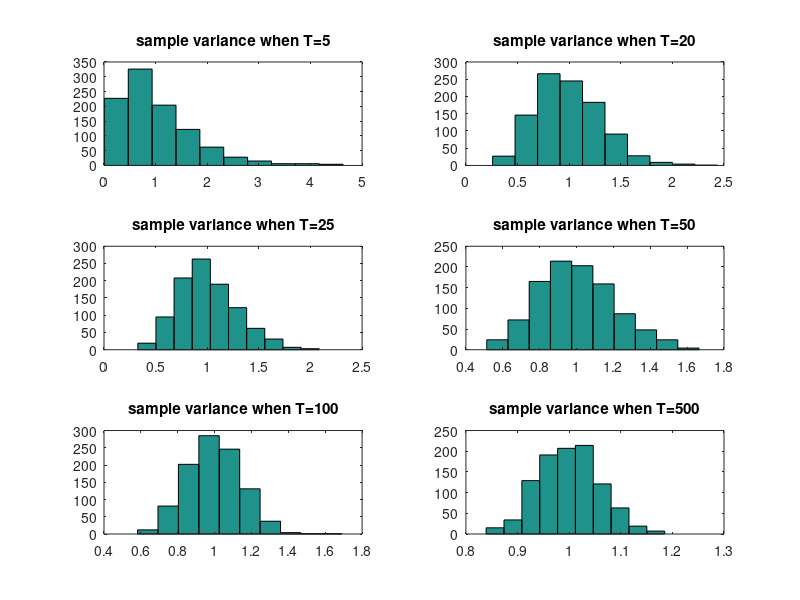
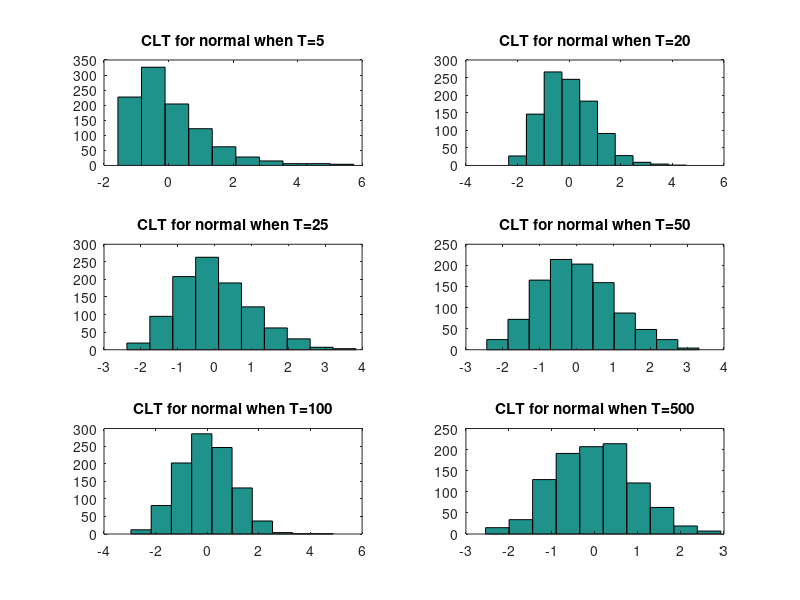
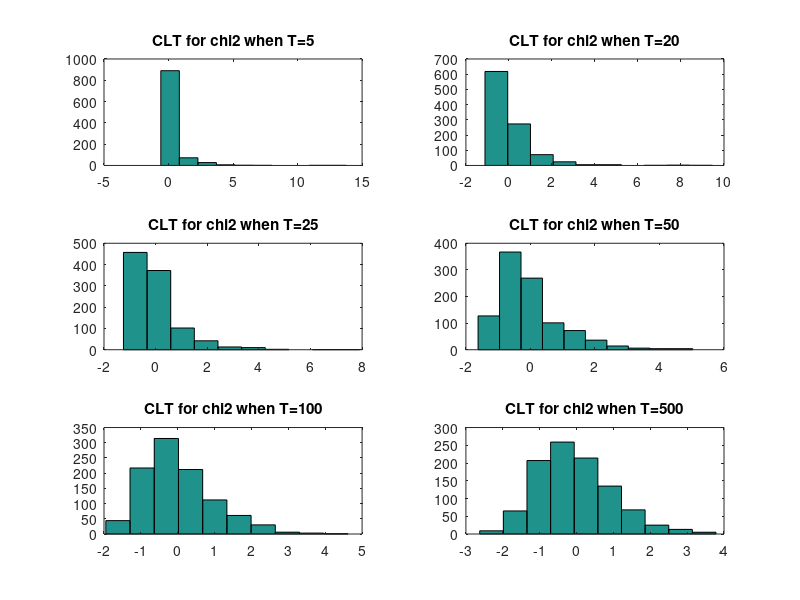

These charts were generated, in order, by the following MATLAB code: (Note: this script raises an error after producing the figures.)
fid = fopen('results.txt','w');
% ------------------------- 1.a-----------------------------------------------------
%build 6 random array
var5n=var(randn(5,1000));
var20n=var(randn(20,1000));
var25n=var(randn(25,1000));
var50n=var(randn(50,1000));
var100n=var(randn(100,1000));
var500n=var(randn(500,1000));
%plot them
subplot(3,2,1),hist(var5n);
title('sample variance when T=5');
subplot(3,2,2),hist(var20n);
title('sample variance when T=20');
subplot(3,2,3),hist(var25n);
title('sample variance when T=25');
subplot(3,2,4),hist(var50n);
title('sample variance when T=50');
subplot(3,2,5),hist(var100n);
title('sample variance when T=100');
subplot(3,2,6),hist(var500n);
title('sample variance when T=500');
saveas(gcf,'Q1_a.pdf');
% ------------------------- 1.b-----------------------------------------------------
clt5n=sqrt(5)*(var5n-1)/sqrt(2);
clt20n=sqrt(20)*(var20n-1)/sqrt(2);
clt25n=sqrt(25)*(var25n-1)/sqrt(2);
clt50n=sqrt(50)*(var50n-1)/sqrt(2);
clt100n=sqrt(100)*(var100n-1)/sqrt(2);
clt500n=sqrt(500)*(var500n-1)/sqrt(2);
subplot(3,2,1),hist(clt5n);
title('CLT for normal when T=5');
subplot(3,2,2),hist(clt20n);
title('CLT for normal when T=20');
subplot(3,2,3),hist(clt25n);
title('CLT for normal when T=25');
subplot(3,2,4),hist(clt50n);
title('CLT for normal when T=50');
subplot(3,2,5),hist(clt100n);
title('CLT for normal when T=100');
subplot(3,2,6),hist(clt500n);
title('CLT for normal when T=500');
saveas(gcf,'Q1_b.pdf');
% ------------------------- 1.c-----------------------------------------------------
%build 6 random array
var5c=var(chi2rnd(1,5,1000));
var20c=var(chi2rnd(1,20,1000));
var25c=var(chi2rnd(1,25,1000));
var50c=var(chi2rnd(1,50,1000));
var100c=var(chi2rnd(1,100,1000));
var500c=var(chi2rnd(1,500,1000));
%plot them
clt5c=sqrt(5)*(var5c-2)/sqrt(56);
clt20c=sqrt(20)*(var20c-2)/sqrt(56);
clt25c=sqrt(25)*(var25c-2)/sqrt(56);
clt50c=sqrt(50)*(var50c-2)/sqrt(56);
clt100c=sqrt(100)*(var100c-2)/sqrt(56);
clt500c=sqrt(500)*(var500c-2)/sqrt(56);
subplot(3,2,1),hist(clt5c);
title('CLT for chi2 when T=5');
subplot(3,2,2),hist(clt20c);
title('CLT for chi2 when T=20');
subplot(3,2,3),hist(clt25c);
title('CLT for chi2 when T=25');
subplot(3,2,4),hist(clt50c);
title('CLT for chi2 when T=50');
subplot(3,2,5),hist(clt100c);
title('CLT for chi2 when T=100');
subplot(3,2,6),hist(clt500c);
title('CLT for chi2 when T=500');
saveas(gcf,'Q1_c.pdf');
% ------------------------- 2.a-----------------------------------------------------
Portfolios=xlsread('FF_2by3.xls');
Factors=xlsread('FF_Factors.xls');
y=Portfolios(:,2:end);
x=Factors(:,2:4);
r=Factors(:,5);
y=y-[r,r,r,r,r,r];
result1=zeros(4,12);
for i=1:6
    [b,tstat,s2,VCV,VCV_white,R2,Rbar,yhat]=linreg(y(:,i),x,1);
    result1(:,2*i-1:2*i)=[b,tstat];
    fprintf(fid, 'estimations for portfolio %1.0f are %4.2f %4.2f %4.2f %4.2f,\n and the t-statistics are %4.2f %4.2f %4.2f %4.2f\n',i,result1(:,2*i-1),result1(:,2*i));
end
% ------------------------- 2.b-----------------------------------------------------
result2=result1;
for i=1:6
    [b,tstat,s2,VCV,VCV_white,R2,Rbar,yhat]=linreg(y(:,i),x,1);
    tstat=b./diag(sqrt(VCV));
    result2(:,2*i)=tstat;
    fprintf(fid, 'T-statistics using OLS for portfolio %1.0f are %4.2f %4.2f %4.2f %4.2f,\n', i,result2(:,2*i));
end
% ------------------------- 2.c-----------------------------------------------------
result3=zeros(1,6);
for i=1:6
    [b,tstat,s2,VCV,VCV_white,R2,Rbar,yhat]=linreg(y(:,i),x,1);
    result3(:,i)=R2;
    fprintf(fid, 'R-square for portfolio %1.0f is %4.2f ,\n', i,result3(1,i));
end
% ------------------------- 2.d-----------------------------------------------------

fclose(fid);





